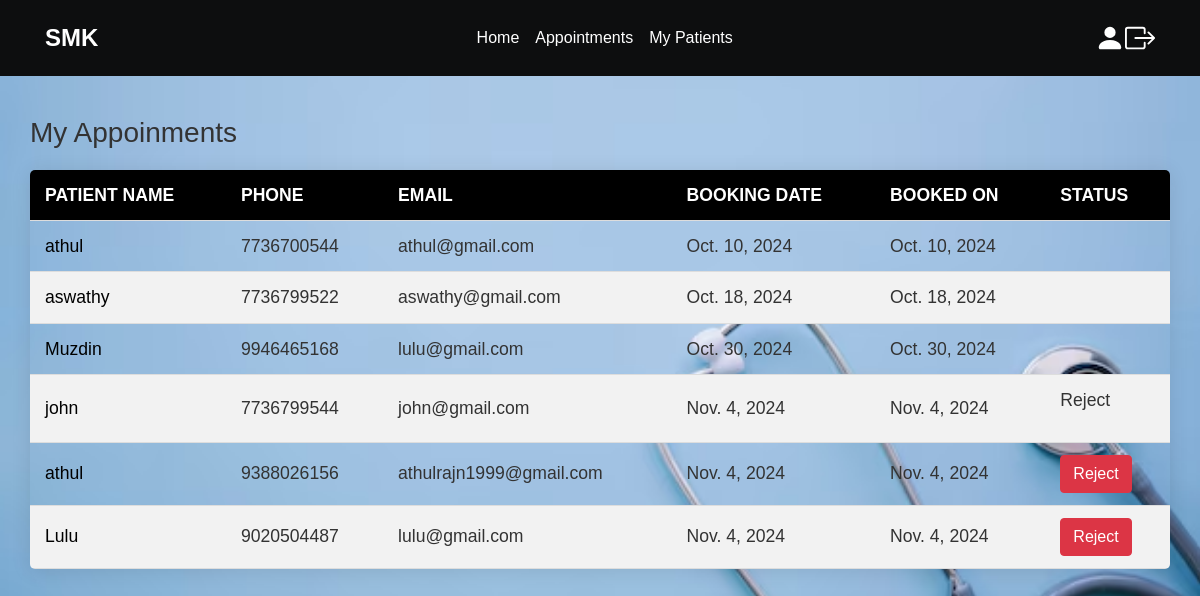
/appoinments (signed in), run on an earlier commit of the app's database.
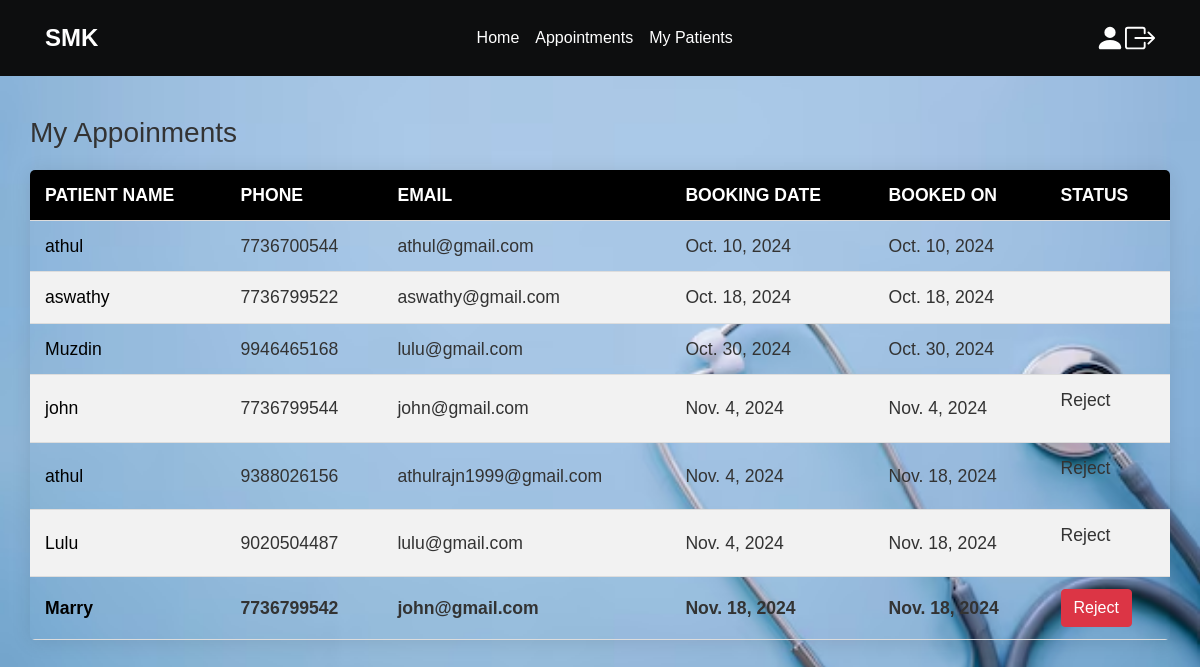
And on a later commit of the database.
### app/models.py (models this page shows, shortened)
class Booking(models.Model):
    user=models.ForeignKey(CustomUser, on_delete=models.CASCADE)
    p_name = models.CharField(max_length=200)
    p_phone=models.CharField(max_length=10)
    p_email=models.EmailField()
    name=models.ForeignKey(Doctors, on_delete=models.CASCADE)
    booking_date=models.DateField()
    booked_on=models.DateField(auto_now=True)
    STATUS_CHOICES = [
         ('Pending','Pending'),
         ('Approve','Approve'),
         ('Reject','Reject')
    ]
    status = models.CharField(null=True,blank=True,max_length=100,choices=STATUS_CHOICES,default='pending')

### app/views.py (the view)
# urls.py: path('appoinments',views.appointments,name='appoinments'),
def appointments(request):
    doctor = CustomUser.objects.get(id=request.user.id)
    doctor_id = Doctors.objects.get(doc=doctor)
    today = date.today()
    bookings = Booking.objects.filter(name=doctor_id). order_by('booking_date')
    return render(request,'doctors/appoinments.html',{'doctor': doctor_id, 'bookings': bookings, 'today':today})

### template/doctors/appoinments.html (shortened to what this page needs)
{% extends 'doctors/doctor_home.html' %}
{% load static %}
{% block content %}
<h3>My Appoinments</h3>
<table>
    <tr>
        <th>Patient Name</th>
        <th>Phone</th>
        <th>Email</th>
        <th>Booking Date</th>
        <th>Booked On</th>
        <th>Status</th>
    </tr>
    <tbody>
        {% for booking in bookings %}
        <tr {% if booking.booking_date == today %} style="font-weight: bold;" {% endif %}>
            <td><a href="{% url 'consultation' id=booking.id %}">{{ booking.p_name }}</a></td>
            <td>{{ booking.p_phone }}</td>
            <td>{{ booking.p_email }}</td>
            <td>{{ booking.booking_date }}</td>
            <td>{{ booking.booked_on }}</td>
            <td>
                <form action="{% url 'approve_app' id=booking.id %}" method="post">
                {% if booking.status == 'pending' %}
                <button type="submit" name="status" value="Approve" class="btn btn-success">Approve</button>
                <button type="submit" name="status" value="Reject" class="btn btn-danger">Reject</button>
                {% elif booking.status == 'Approve' %}
                <button type="submit" name="status" value="Reject" class="btn btn-danger">Reject</button>
                {% elif booking.status == 'Reject' %}
                <p>{{ booking.status }}</p>
                {% endif %}
            </form>
            </td>
        </tr>
        {% empty %}
        <tr>
            <td colspan="5" class="no-appointments">No appointments available.</td>
        </tr>
        {% endfor %}
    </tbody>
</table>
{% endblock %}

### template/doctors/doctor_home.html (shortened to what this page needs)
{% load static %}
<!DOCTYPE html>
<html lang="en">
<head>
    <link href="https://cdn.jsdelivr.net/npm/bootstrap@5.3.3/dist/css/bootstrap.min.css" rel="stylesheet">
    <link href="https://stackpath.bootstrapcdn.com/bootstrap/4.5.2/css/bootstrap.min.css" rel="stylesheet">
</head>
<body>
  <nav class="navbar navbar-expand-lg custom-navbar">
      <div class="container-fluid">
          <a class="navbar-brand" href="{% url 'doctor_home' %}">SMK</a>
          <div class="collapse navbar-collapse" id="navbarNav">
              <ul class="navbar-nav ms-auto">
                  <li class="nav-item">
                      <a class="nav-link" href="{% url 'doctor_home' %}">Home</a>
                  </li>
                  <li class="nav-item">
                      <a class="nav-link" href="{% url 'appoinments' %}">Appointments</a>
                  </li>
                  <li class="nav-item">
                    <a class="nav-link" href="{% url 'my_patients' %}">My Patients</a>
                </li>
              </ul>
              <a class="profile-icon" href="{% url 'doctor_profile' %}">
                  <svg xmlns="http://www.w3.org/2000/svg" width="30" height="30" fill="white" class="bi bi-person-fill" viewBox="0 0 16 16">
                      <path d="M3 14s-1 0-1-1 1-4 6-4 6 3 6 4-1 1-1 1zm5-6a3 3 0 1 0 0-6 3 3 0 0 0 0 6"/>
                  </svg>
              </a>
              <a href="{% url 'logout' %}">
              </a>
          </div>
      </div>
  </nav>
  <div class="container content-container">
      <div class="row">
          <div class="col-12">
              {% block content %}{% endblock %}
          </div>
      </div>
  </div>
</body>
</html>

### template/doctors/appoinments.html (style rules this page uses)
table { width: 100%; border-collapse: collapse; margin: 20px 0; font-size: 1.1em; border-radius: 5px; overflow: hidden; box-shadow: 0 2px 20px rgba(0, 0, 0, 0.1); }
th, td { padding: 12px 15px; text-align: left; border-bottom: 1px solid #ddd; }
th { background-color: black; color: white; text-transform: uppercase; }
tr:nth-child(even) { background-color: #f2f2f2; }
a { text-decoration: none; color: black; }

What changed in the data, as far as the page shows it:
changed Booking "athulrajn1999@gmail.com": booked_on "Nov. 4, 2024" → "Nov. 18, 2024"; status (not shown) → "Reject"; no longer shows "Reject"
changed Booking "Lulu": booked_on "Nov. 4, 2024" → "Nov. 18, 2024"; status (not shown) → "Reject"; no longer shows "Reject"
added Booking: p_name "Marry", p_phone "7736799542", p_email "john@gmail.com", booking_date "Nov. 18, 2024", booked_on "Nov. 18, 2024", status "Reject"
